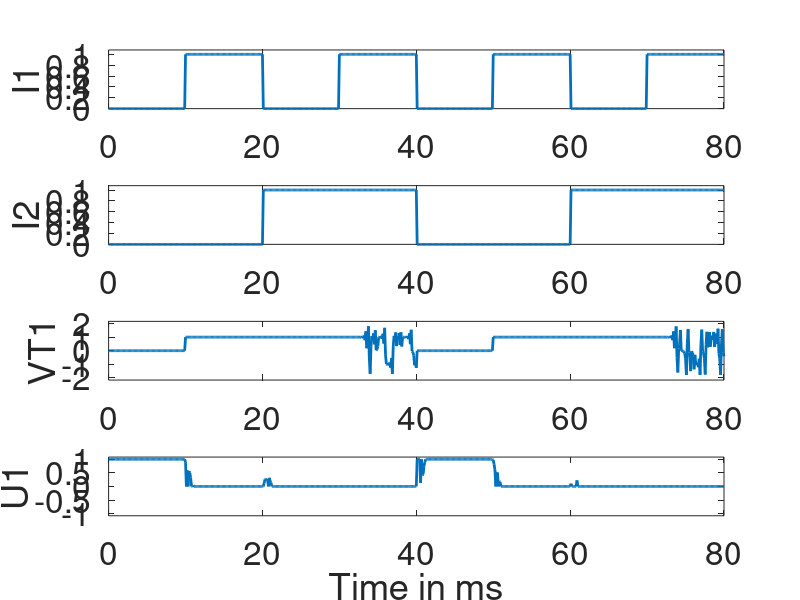
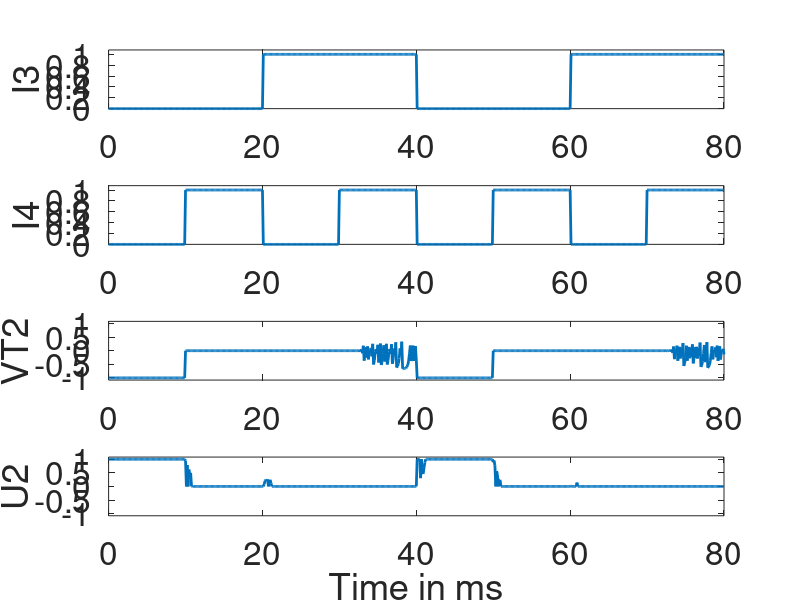

Source code (MATLAB) for these figures, in order:
clear

%%%External Parameters%%%
T1 = 20;  %period of I1 and I4
T2 = 40;  %period of I2 and I3
Total = 80;  %Total time of clock
freq = 1/9;  %internal frequency
%%%%%%%%%%%%%%%%%%%%%%%%%
N = Total/freq;
t = 0:freq:Total;

%%%Internal Parameters%%%
mu = 3.2;
nu = 2*mu/(1+mu^2);
%%%%%%%%%%%%%%%%%%%%%%%%%

%%%Initialization%%%
f = zeros(1,N+1);  %VT1
g = f;  %VT2
h1 = f;  %U1
h2 = f;  %U2
%%%%%%%%%%%%%%%%%%%%

%%%Inputs%%%
I1 = f;
I1(T1/(2*freq)+1:T1/freq+1) = 1 - rand*1e-9;
I1(3*T1/(2*freq)+1:2*T1/freq+1) = 1 - rand*1e-9;
I1(5*T1/(2*freq)+1:3*T1/freq+1) = 1 - rand*1e-9;
I1(7*T1/(2*freq)+1:4*T1/freq+1) = 1 - rand*1e-9;
I2 = f;
I2(T2/(2*freq)+2:T2/freq+1) = 1 - rand*1e-9;
I2(3*T2/(2*freq)+2:2*T2/freq+1) = 1 - rand*1e-9;
I3 = I2;
I4 = I1;
h1(1) = 1;
h2(1) = 1;
f(1) = 0;
g(1) = -1;
%%%%%%%%%%%%

%%%Test%%%
% subplot(2,1,1)
% plot(t,I1)
% subplot(2,1,2)
% plot(t,I2)
%%%%%%%%%%

for n = 1:N
    
    %%%Adding noise into inputs%%%
    I1(n+1) = I1(n+1) + rand*1e-9;
    I2(n+1) = I2(n+1) + rand*1e-9;
    I3(n+1) = I3(n+1) + rand*1e-9;
    I4(n+1) = I4(n+1) + rand*1e-9;
    %%%%%%%%%%%%%%%%%%%%%%%%%%%%%%   
   
    %%%VT1 calculations%%%
    
    if  f(n) >= -nu*mu && f(n) < -nu
        
        yf = (1+mu)*f(n)/(1-mu) + nu*(1+mu)/(1-mu) - mu*nu;
        
    else if f(n) >= -nu && f(n) <= nu
            
            yf = mu*f(n);
            
        else
            
            yf = (1+mu)*f(n)/(1-mu) - nu*(1+mu)/(1-mu) + mu*nu;
            
        end
        
    end
    
    f(n+1) = abs(I1(n+1) - I2(n+1)) + I1(n+1)*I2(n+1)*yf;
    
    %%%%%%%%%%%%%%%%%%%%%%%%%%%%%%%%%%%%%%%%%%%%%%%%%%%%%%%%%%%%%%%%%%%%%%
    
    %%%VT2 calculations%%%
    
    if abs(g(n)-1/3) <= 1/2
    
        yg = 1/3 + 2*abs(g(n)-1/3);
        
    else
        
        yg = 1/3 + 2*(1-abs(g(n)-1/3));
        
    end
    
    g(n+1) = abs(I3(n+1) - I4(n+1)) - 1 + I3(n+1)*I4(n+1)*yg;
    
    %%%%%%%%%%%%%%%%%%%%%%%%%%%%%%%%%%%%%%%%%%%%%%%%%%%%%%%%%%%%%%%%%%%%%%
    
    %%%NOR Output calculations%%%
    
    h1(n+1) = (1-I1(n+1))*(1-I2(n+1));
    h2(n+1) = (1-I3(n+1))*(1-I4(n+1));
    
    T = 11;
    
    if n >= 90 && prod(I1(n-T+2:n+1))*prod(I2(n-T+2:n+1))<1e-95 && randi(2) == 1
        w1 = randperm(T,T);
        w2 = randperm(T,T);
        w3 = randperm(T,T);
        w4 = randperm(T,T);
        x1 = dot(w1,I1(n-T+2:n+1))/sum(w1);
        x2 = dot(w2,I2(n-T+2:n+1))/sum(w2);
        x3 = dot(w3,I3(n-T+2:n+1))/sum(w3);
        x4 = dot(w4,I4(n-T+2:n+1))/sum(w4);
        h1(n+1) = (1-x1)*(1-x2);
        h2(n+1) = (1-x3)*(1-x4);
    end
    
    %%%%%%%%%%%%%%%%%%%%%%%%%%%%%%%%%%%%%%%%%%%%%%%%%%%%%%%%%%%%%%%%%%%%%%
    
end

set(0,'defaultlinelinewidth',2)
set(0,'DefaultAxesFontSize',24)

subplot(4,1,1);
plot(t,I1);
axis([0 80 0 1.08]);
ylabel('I1')
subplot(4,1,2);
plot(t,I2);
axis([0 80 0 1.08]);
ylabel('I2')
subplot(4,1,3);
plot(t,f);
axis([0 80 -2.16 2.16]);
ylabel('VT1')
subplot(4,1,4);
plot(t,h1);
axis([0 80 -1.08 1.08]);
ylabel('U1')
xlabel('Time in ms')

figure

subplot(4,1,1);
plot(t,I3);
axis([0 80 0 1.08]);
ylabel('I3')
subplot(4,1,2);
plot(t,I4);
axis([0 80 0 1.08]);
ylabel('I4')
subplot(4,1,3);
plot(t,g);
axis([0 80 -1.08 1.08]);
ylabel('VT2')
subplot(4,1,4);
plot(t,h2);
axis([0 80 -1.08 1.08]);
ylabel('U2')
xlabel('Time in ms')

% VC1 = h1+f;
% VC2 = h2+g;
% 
% plot(VC1,VC2,'.','markersize',12)
% ylabel('VC2')
% xlabel('VC1')
% 
% figure
% 
% t = 1:N+1;
% tt=linspace(1,N+1,10000);
% xx=spline(t,VC1,tt);
% yy=spline(t,VC2,tt);
% plot(xx,yy,'linewidth',2)
% ylabel('VC2')
% xlabel('VC1')